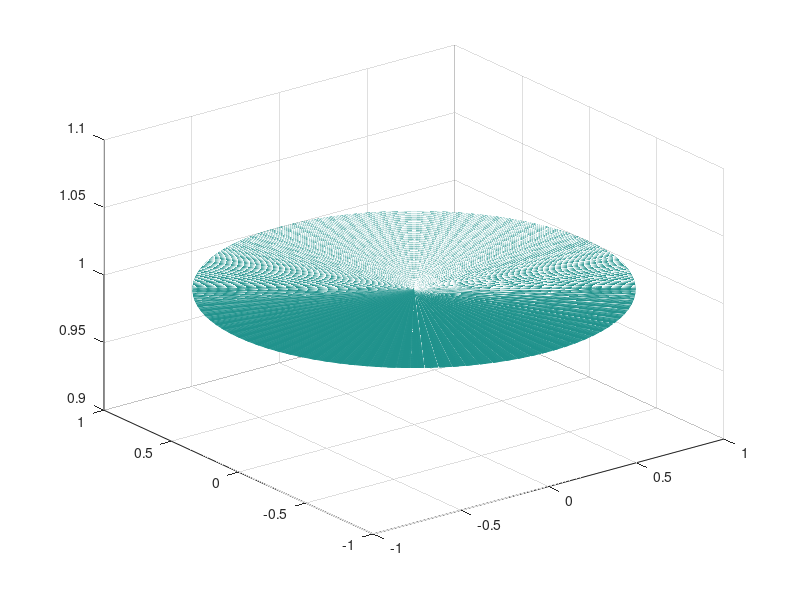

Write the MATLAB code that produced this figure.
N=200;
r0=1;
r=linspace(0,r0,N);
theta=linspace(0,4*pi,N);
[R,the]=meshgrid(r,theta);
Z=1*R.^0;
[x,y]=pol2cart(the,R);%极坐标转直角坐标
mesh(x,y,Z)
